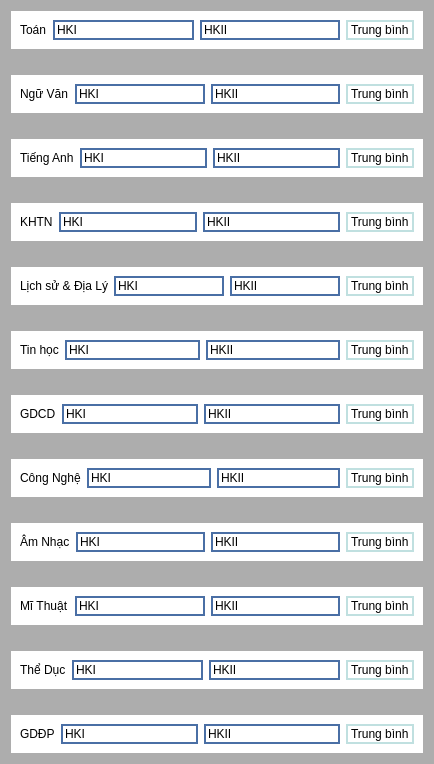
                     <widget class="QWidget" name="widget_39" native="true">
                      <property name="styleSheet">
                       <string notr="true">background-color: rgb(173, 173, 173);</string>
                      </property>
                      <layout class="QVBoxLayout" name="verticalLayout_13">
                       <item>
                        <widget class="QWidget" name="widget_40" native="true">
                         <property name="styleSheet">
                          <string notr="true">background-color: rgb(255, 255, 255);</string>
                         </property>
                         <layout class="QHBoxLayout" name="horizontalLayout_30">
                          <item>
                           <widget class="QLabel" name="label_46">
                            <property name="text">
                             <string>Toán</string>
                            </property>
                           </widget>
                          </item>
                          <item>
                           <widget class="QLineEdit" name="lineEdit_153">
                            <property name="styleSheet">
                             <string notr="true">border: 2px solid #4A6FA5;</string>
                            </property>
                            <property name="text">
                             <string>HKI</string>
                            </property>
                           </widget>
                          </item>
                          <item>
                           <widget class="QLineEdit" name="lineEdit_154">
                            <property name="styleSheet">
                             <string notr="true">border: 2px solid #4A6FA5;</string>
                            </property>
                            <property name="text">
                             <string>HKII</string>
                            </property>
                           </widget>
                          </item>
                          <item>
                           <widget class="QLabel" name="label_47">
                            <property name="styleSheet">
                             <string notr="true">border: 2px solid #C0E0E0;</string>
                            </property>
                            <property name="text">
                             <string>Trung bình</string>
                            </property>
                           </widget>
                          </item>
                         </layout>
                        </widget>
                       </item>
                       <item>
                        <spacer name="horizontalSpacer_38">
                         <property name="orientation">
                          <enum>Qt::Horizontal</enum>
                         </property>
                         <property name="sizeHint" stdset="0">
                          <size>
                           <width>40</width>
                           <height>20</height>
                          </size>
                         </property>
                        </spacer>
                       </item>
                       <item>
                        <widget class="QWidget" name="widget_41" native="true">
                         <property name="styleSheet">
                          <string notr="true">background-color: rgb(255, 255, 255);</string>
                         </property>
                         <layout class="QHBoxLayout" name="horizontalLayout_31">
                          <item>
                           <widget class="QLabel" name="label_48">
                            <property name="text">
                             <string>Ngữ Văn</string>
                            </property>
                           </widget>
                          </item>
                          <item>
                           <widget class="QLineEdit" name="lineEdit_159">
                            <property name="styleSheet">
                             <string notr="true">border: 2px solid #4A6FA5;</string>
                            </property>
                            <property name="text">
                             <string>HKI</string>
                            </property>
                           </widget>
                          </item>
                          <item>
                           <widget class="QLineEdit" name="lineEdit_160">
                            <property name="styleSheet">
                             <string notr="true">border: 2px solid #4A6FA5;</string>
                            </property>
                            <property name="text">
                             <string>HKII</string>
                            </property>
                           </widget>
                          </item>
                          <item>
                           <widget class="QLabel" name="label_49">
                            <property name="styleSheet">
                             <string notr="true">border: 2px solid #C0E0E0;</string>
                            </property>
                            <property name="text">
                             <string>Trung bình</string>
                            </property>
                           </widget>
                          </item>
                         </layout>
                        </widget>
                       </item>
                       <item>
                        <spacer name="horizontalSpacer_39">
                         <property name="orientation">
                          <enum>Qt::Horizontal</enum>
                         </property>
                         <property name="sizeHint" stdset="0">
                          <size>
                           <width>40</width>
                           <height>20</height>
                          </size>
                         </property>
                        </spacer>
                       </item>
                       <item>
                        <widget class="QWidget" name="widget_42" native="true">
                         <property name="styleSheet">
                          <string notr="true">background-color: rgb(255, 255, 255);</string>
                         </property>
                         <layout class="QHBoxLayout" name="horizontalLayout_32">
                          <item>
                           <widget class="QLabel" name="label_50">
                            <property name="text">
                             <string>Tiếng Anh</string>
                            </property>
                           </widget>
                          </item>
                          <item>
                           <widget class="QLineEdit" name="lineEdit_165">
                            <property name="styleSheet">
                             <string notr="true">border: 2px solid #4A6FA5;</string>
                            </property>
                            <property name="text">
                             <string>HKI</string>
                            </property>
                           </widget>
                          </item>
                          <item>
                           <widget class="QLineEdit" name="lineEdit_166">
                            <property name="styleSheet">
                             <string notr="true">border: 2px solid #4A6FA5;</string>
                            </property>
                            <property name="text">
                             <string>HKII</string>
                            </property>
                           </widget>
                          </item>
                          <item>
                           <widget class="QLabel" name="label_51">
                            <property name="styleSheet">
                             <string notr="true">border: 2px solid #C0E0E0;</string>
                            </property>
                            <property name="text">
                             <string>Trung bình</string>
                            </property>
                           </widget>
                          </item>
                         </layout>
                        </widget>
                       </item>
                       <item>
                        <spacer name="horizontalSpacer_40">
                         <property name="orientation">
                          <enum>Qt::Horizontal</enum>
                         </property>
                         <property name="sizeHint" stdset="0">
                          <size>
                           <width>40</width>
                           <height>20</height>
                          </size>
                         </property>
                        </spacer>
                       </item>
                       <item>
                        <widget class="QWidget" name="widget_43" native="true">
                         <property name="styleSheet">
                          <string notr="true">background-color: rgb(255, 255, 255);</string>
                         </property>
                         <layout class="QHBoxLayout" name="horizontalLayout_33">
                          <item>
                           <widget class="QLabel" name="label_52">
                            <property name="text">
                             <string>KHTN</string>
                            </property>
                           </widget>
                          </item>
                          <item>
                           <widget class="QLineEdit" name="lineEdit_171">
                            <property name="styleSheet">
                             <string notr="true">border: 2px solid #4A6FA5;</string>
                            </property>
                            <property name="text">
                             <string>HKI</string>
                            </property>
                           </widget>
                          </item>
                          <item>
                           <widget class="QLineEdit" name="lineEdit_172">
                            <property name="styleSheet">
                             <string notr="true">border: 2px solid #4A6FA5;</string>
                            </property>
                            <property name="text">
                             <string>HKII</string>
                            </property>
                           </widget>
                          </item>
                          <item>
                           <widget class="QLabel" name="label_53">
                            <property name="styleSheet">
                             <string notr="true">border: 2px solid #C0E0E0;</string>
                            </property>
                            <property name="text">
                             <string>Trung bình</string>
                            </property>
                           </widget>
                          </item>
                         </layout>
                        </widget>
                       </item>
                       <item>
                        <spacer name="horizontalSpacer_41">
                         <property name="orientation">
                          <enum>Qt::Horizontal</enum>
                         </property>
                         <property name="sizeHint" stdset="0">
                          <size>
                           <width>40</width>
                           <height>20</height>
                          </size>
                         </property>
                        </spacer>
                       </item>
                       <item>
                        <widget class="QWidget" name="widget_44" native="true">
                         <property name="styleSheet">
                          <string notr="true">background-color: rgb(255, 255, 255);</string>
                         </property>
                         <layout class="QHBoxLayout" name="horizontalLayout_34">
                          <item>
                           <widget class="QLabel" name="label_54">
                            <property name="text">
                             <string>Lịch sử &amp; Địa Lý</string>
                            </property>
                           </widget>
                          </item>
                          <item>
                           <widget class="QLineEdit" name="lineEdit_177">
                            <property name="styleSheet">
                             <string notr="true">border: 2px solid #4A6FA5;</string>
                            </property>
                            <property name="text">
                             <string>HKI</string>
                            </property>
                           </widget>
                          </item>
                          <item>
                           <widget class="QLineEdit" name="lineEdit_178">
                            <property name="styleSheet">
                             <string notr="true">border: 2px solid #4A6FA5;</string>
                            </property>
                            <property name="text">
                             <string>HKII</string>
                            </property>
                           </widget>
                          </item>
                          <item>
                           <widget class="QLabel" name="label_55">
                            <property name="styleSheet">
                             <string notr="true">border: 2px solid #C0E0E0;</string>
                            </property>
                            <property name="text">
                             <string>Trung bình</string>
                            </property>
                           </widget>
                          </item>
                         </layout>
                        </widget>
                       </item>
                       <item>
                        <spacer name="horizontalSpacer_42">
                         <property name="orientation">
                          <enum>Qt::Horizontal</enum>
                         </property>
                         <property name="sizeHint" stdset="0">
                          <size>
                           <width>40</width>
                           <height>20</height>
                          </size>
                         </property>
                        </spacer>
                       </item>
                       <item>
                        <widget class="QWidget" name="widget_45" native="true">
                         <property name="styleSheet">
                          <string notr="true">background-color: rgb(255, 255, 255);</string>
                         </property>
                         <layout class="QHBoxLayout" name="horizontalLayout_35">
                          <item>
                           <widget class="QLabel" name="label_56">
                            <property name="text">
                             <string>Tin học</string>
                            </property>
                           </widget>
                          </item>
                          <item>
                           <widget class="QLineEdit" name="lineEdit_183">
                            <property name="styleSheet">
                             <string notr="true">border: 2px solid #4A6FA5;</string>
                            </property>
                            <property name="text">
                             <string>HKI</string>
                            </property>
                           </widget>
                          </item>
                          <item>
                           <widget class="QLineEdit" name="lineEdit_184">
                            <property name="styleSheet">
                             <string notr="true">border: 2px solid #4A6FA5;</string>
                            </property>
                            <property name="text">
                             <string>HKII</string>
                            </property>
                           </widget>
                          </item>
                          <item>
                           <widget class="QLabel" name="label_57">
                            <property name="styleSheet">
                             <string notr="true">border: 2px solid #C0E0E0;</string>
                            </property>
                            <property name="text">
                             <string>Trung bình</string>
                            </property>
                           </widget>
                          </item>
                         </layout>
                        </widget>
                       </item>
                       <item>
                        <spacer name="horizontalSpacer_43">
                         <property name="orientation">
                          <enum>Qt::Horizontal</enum>
                         </property>
                         <property name="sizeHint" stdset="0">
                          <size>
                           <width>40</width>
                           <height>20</height>
                          </size>
                         </property>
                        </spacer>
                       </item>
                       <item>
                        <widget class="QWidget" name="widget_46" native="true">
                         <property name="styleSheet">
                          <string notr="true">background-color: rgb(255, 255, 255);</string>
                         </property>
                         <layout class="QHBoxLayout" name="horizontalLayout_36">
                          <item>
                           <widget class="QLabel" name="label_74">
                            <property name="text">
                             <string>GDCD</string>
                            </property>
                           </widget>
                          </item>
                          <item>
                           <widget class="QLineEdit" name="lineEdit_189">
                            <property name="styleSheet">
                             <string notr="true">border: 2px solid #4A6FA5;</string>
                            </property>
                            <property name="text">
                             <string>HKI</string>
                            </property>
                           </widget>
                          </item>
                          <item>
                           <widget class="QLineEdit" name="lineEdit_190">
                            <property name="styleSheet">
                             <string notr="true">border: 2px solid #4A6FA5;</string>
                            </property>
                            <property name="text">
                             <string>HKII</string>
                            </property>
                           </widget>
                          </item>
                          <item>
                           <widget class="QLabel" name="label_75">
                            <property name="styleSheet">
                             <string notr="true">border: 2px solid #C0E0E0;</string>
                            </property>
                            <property name="text">
                             <string>Trung bình</string>
                            </property>
                           </widget>
                          </item>
                         </layout>
                        </widget>
                       </item>
                       <item>
                        <spacer name="horizontalSpacer_44">
                         <property name="orientation">
                          <enum>Qt::Horizontal</enum>
                         </property>
                         <property name="sizeHint" stdset="0">
                          <size>
                           <width>40</width>
                           <height>20</height>
                          </size>
                         </property>
                        </spacer>
                       </item>
                       <item>
                        <widget class="QWidget" name="widget_47" native="true">
                         <property name="styleSheet">
                          <string notr="true">background-color: rgb(255, 255, 255);</string>
                         </property>
                         <layout class="QHBoxLayout" name="horizontalLayout_37">
                          <item>
                           <widget class="QLabel" name="label_76">
                            <property name="text">
                             <string>Công Nghệ</string>
                            </property>
                           </widget>
                          </item>
                          <item>
                           <widget class="QLineEdit" name="lineEdit_195">
                            <property name="styleSheet">
                             <string notr="true">border: 2px solid #4A6FA5;</string>
                            </property>
                            <property name="text">
                             <string>HKI</string>
                            </property>
                           </widget>
                          </item>
                          <item>
                           <widget class="QLineEdit" name="lineEdit_196">
                            <property name="styleSheet">
                             <string notr="true">border: 2px solid #4A6FA5;</string>
                            </property>
                            <property name="text">
                             <string>HKII</string>
                            </property>
                           </widget>
                          </item>
                          <item>
                           <widget class="QLabel" name="label_77">
                            <property name="styleSheet">
                             <string notr="true">border: 2px solid #C0E0E0;</string>
                            </property>
                            <property name="text">
                             <string>Trung bình</string>
                            </property>
                           </widget>
                          </item>
                         </layout>
                        </widget>
                       </item>
                       <item>
                        <spacer name="horizontalSpacer_45">
                         <property name="orientation">
                          <enum>Qt::Horizontal</enum>
                         </property>
                         <property name="sizeHint" stdset="0">
                          <size>
                           <width>40</width>
                           <height>20</height>
                          </size>
                         </property>
                        </spacer>
                       </item>
                       <item>
                        <widget class="QWidget" name="widget_48" native="true">
                         <property name="styleSheet">
                          <string notr="true">background-color: rgb(255, 255, 255);</string>
                         </property>
                         <layout class="QHBoxLayout" name="horizontalLayout_38">
                          <item>
                           <widget class="QLabel" name="label_78">
                            <property name="text">
                             <string>Âm Nhạc</string>
                            </property>
                           </widget>
                          </item>
                          <item>
                           <widget class="QLineEdit" name="lineEdit_201">
                            <property name="styleSheet">
                             <string notr="true">border: 2px solid #4A6FA5;</string>
                            </property>
                            <property name="text">
                             <string>HKI</string>
                            </property>
                           </widget>
                          </item>
                          <item>
                           <widget class="QLineEdit" name="lineEdit_202">
                            <property name="styleSheet">
                             <string notr="true">border: 2px solid #4A6FA5;</string>
                            </property>
                            <property name="text">
                             <string>HKII</string>
                            </property>
                           </widget>
                          </item>
                          <item>
                           <widget class="QLabel" name="label_80">
                            <property name="styleSheet">
                             <string notr="true">border: 2px solid #C0E0E0;</string>
                            </property>
                            <property name="text">
                             <string>Trung bình</string>
                            </property>
                           </widget>
                          </item>
                         </layout>
                        </widget>
                       </item>
                       <item>
                        <spacer name="horizontalSpacer_46">
                         <property name="orientation">
                          <enum>Qt::Horizontal</enum>
                         </property>
                         <property name="sizeHint" stdset="0">
                          <size>
                           <width>40</width>
                           <height>20</height>
                          </size>
                         </property>
                        </spacer>
                       </item>
                       <item>
                        <widget class="QWidget" name="widget_49" native="true">
                         <property name="styleSheet">
                          <string notr="true">background-color: rgb(255, 255, 255);</string>
                         </property>
                         <layout class="QHBoxLayout" name="horizontalLayout_39">
                          <item>
                           <widget class="QLabel" name="label_81">
                            <property name="text">
                             <string>Mĩ Thuật</string>
                            </property>
                           </widget>
                          </item>
                          <item>
                           <widget class="QLineEdit" name="lineEdit_207">
                            <property name="styleSheet">
                             <string notr="true">border: 2px solid #4A6FA5;</string>
                            </property>
                            <property name="text">
                             <string>HKI</string>
                            </property>
                           </widget>
                          </item>
                          <item>
                           <widget class="QLineEdit" name="lineEdit_208">
                            <property name="styleSheet">
                             <string notr="true">border: 2px solid #4A6FA5;</string>
                            </property>
                            <property name="text">
                             <string>HKII</string>
                            </property>
                           </widget>
                          </item>
                          <item>
                           <widget class="QLabel" name="label_82">
                            <property name="styleSheet">
                             <string notr="true">border: 2px solid #C0E0E0;</string>
                            </property>
                            <property name="text">
                             <string>Trung bình</string>
                            </property>
                           </widget>
                          </item>
                         </layout>
                        </widget>
                       </item>
                       <item>
                        <spacer name="horizontalSpacer_47">
                         <property name="orientation">
                          <enum>Qt::Horizontal</enum>
                         </property>
                         <property name="sizeHint" stdset="0">
                          <size>
                           <width>40</width>
                           <height>20</height>
                          </size>
                         </property>
                        </spacer>
                       </item>
                       <item>
                        <widget class="QWidget" name="widget_50" native="true">
                         <property name="styleSheet">
                          <string notr="true">background-color: rgb(255, 255, 255);</string>
                         </property>
                         <layout class="QHBoxLayout" name="horizontalLayout_40">
                          <item>
                           <widget class="QLabel" name="label_83">
                            <property name="text">
                             <string>Thể Dục</string>
                            </property>
                           </widget>
                          </item>
                          <item>
                           <widget class="QLineEdit" name="lineEdit_213">
                            <property name="styleSheet">
                             <string notr="true">border: 2px solid #4A6FA5;</string>
                            </property>
                            <property name="text">
                             <string>HKI</string>
                            </property>
                           </widget>
                          </item>
                          <item>
                           <widget class="QLineEdit" name="lineEdit_214">
                            <property name="styleSheet">
                             <string notr="true">border: 2px solid #4A6FA5;</string>
                            </property>
                            <property name="text">
                             <string>HKII</string>
                            </property>
                           </widget>
                          </item>
                          <item>
                           <widget class="QLabel" name="label_84">
                            <property name="styleSheet">
                             <string notr="true">border: 2px solid #C0E0E0;</string>
                            </property>
                            <property name="text">
                             <string>Trung bình</string>
                            </property>
                           </widget>
                          </item>
                         </layout>
                        </widget>
                       </item>
                       <item>
                        <spacer name="horizontalSpacer_48">
                         <property name="orientation">
                          <enum>Qt::Horizontal</enum>
                         </property>
                         <property name="sizeHint" stdset="0">
                          <size>
                           <width>40</width>
                           <height>20</height>
                          </size>
                         </property>
                        </spacer>
                       </item>
                       <item>
                        <widget class="QWidget" name="widget_51" native="true">
                         <property name="styleSheet">
                          <string notr="true">background-color: rgb(255, 255, 255);</string>
                         </property>
                         <layout class="QHBoxLayout" name="horizontalLayout_41">
                          <item>
                           <widget class="QLabel" name="label_85">
                            <property name="text">
                             <string>GDĐP</string>
                            </property>
                           </widget>
                          </item>
                          <item>
                           <widget class="QLineEdit" name="lineEdit_219">
                            <property name="styleSheet">
                             <string notr="true">border: 2px solid #4A6FA5;</string>
                            </property>
                            <property name="text">
                             <string>HKI</string>
                            </property>
                           </widget>
                          </item>
                          <item>
                           <widget class="QLineEdit" name="lineEdit_220">
                            <property name="styleSheet">
                             <string notr="true">border: 2px solid #4A6FA5;</string>
                            </property>
                            <property name="text">
                             <string>HKII</string>
                            </property>
                           </widget>
                          </item>
                          <item>
                           <widget class="QLabel" name="label_86">
                            <property name="styleSheet">
                             <string notr="true">border: 2px solid #C0E0E0;</string>
                            </property>
                            <property name="text">
                             <string>Trung bình</string>
                            </property>
                           </widget>
                          </item>
                         </layout>
                        </widget>
                       </item>
                      </layout>
                     </widget>
